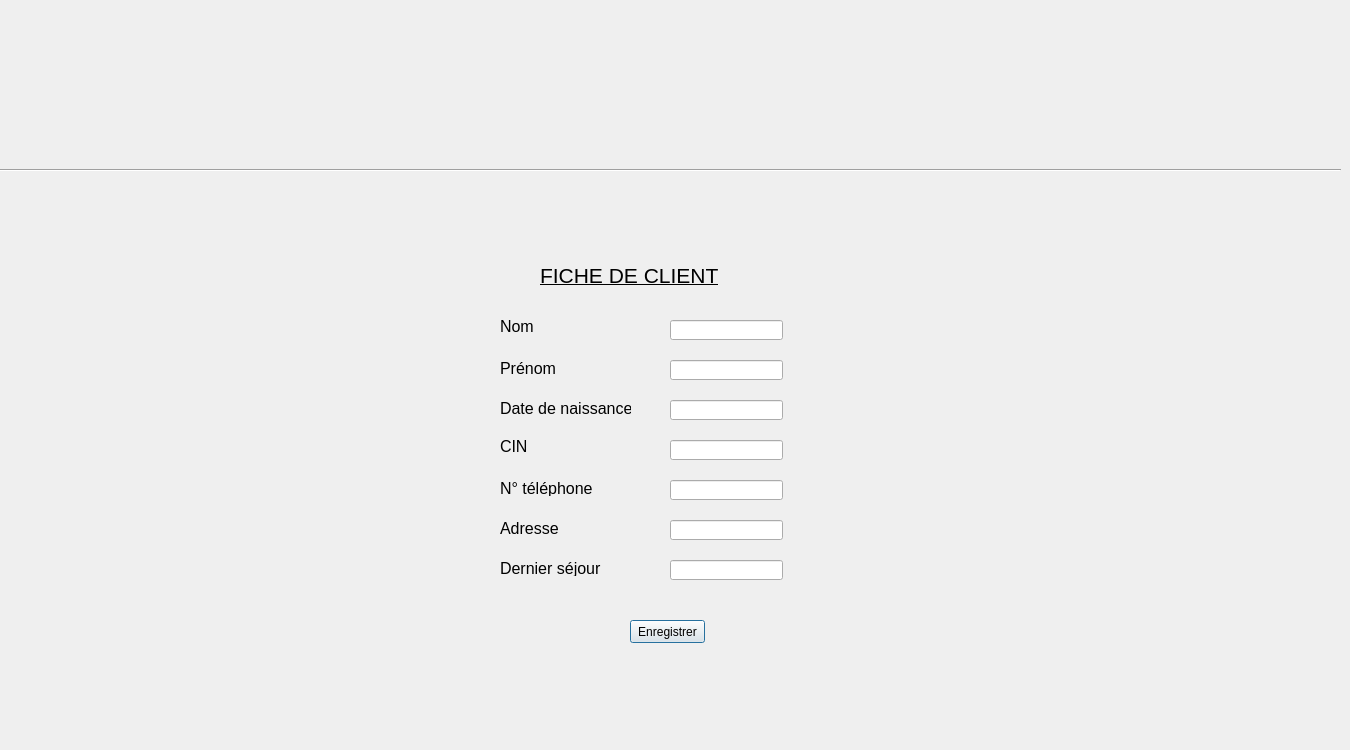
<?xml version="1.0" encoding="UTF-8"?>
<ui version="4.0">
 <class>ajouter_client</class>
 <widget class="QDialog" name="ajouter_client">
  <property name="geometry">
   <rect>
    <x>0</x>
    <y>0</y>
    <width>1350</width>
    <height>750</height>
   </rect>
  </property>
  <property name="windowTitle">
   <string>Dialog</string>
  </property>
  <property name="styleSheet">
   <string notr="true">background-image: url(:/sig/erp.jpg);</string>
  </property>
  <widget class="QLabel" name="label">
   <property name="geometry">
    <rect>
     <x>0</x>
     <y>0</y>
     <width>1350</width>
     <height>750</height>
    </rect>
   </property>
   <property name="text">
    <string/>
   </property>
   <property name="pixmap">
    <pixmap>../../interface_gestion_des_ventes-build-desktop-Qt_4_8_1_for_Desktop_-_MinGW__Qt_SDK__Debug/images/erp.jpg</pixmap>
   </property>
  </widget>
  <widget class="QLabel" name="label_2">
   <property name="geometry">
    <rect>
     <x>0</x>
     <y>0</y>
     <width>1350</width>
     <height>750</height>
    </rect>
   </property>
   <property name="text">
    <string/>
   </property>
   <property name="pixmap">
    <pixmap resource="iconnes.qrc">:/sig/images/erp.jpg</pixmap>
   </property>
  </widget>
  <widget class="QLabel" name="dernierSjr_lab">
   <property name="geometry">
    <rect>
     <x>500</x>
     <y>560</y>
     <width>111</width>
     <height>16</height>
    </rect>
   </property>
   <property name="font">
    <font>
     <pointsize>12</pointsize>
    </font>
   </property>
   <property name="text">
    <string>Dernier séjour</string>
   </property>
  </widget>
  <widget class="QLineEdit" name="nom_le">
   <property name="geometry">
    <rect>
     <x>670</x>
     <y>320</y>
     <width>113</width>
     <height>20</height>
    </rect>
   </property>
  </widget>
  <widget class="QLabel" name="CIN_lab">
   <property name="geometry">
    <rect>
     <x>500</x>
     <y>440</y>
     <width>46</width>
     <height>13</height>
    </rect>
   </property>
   <property name="font">
    <font>
     <pointsize>12</pointsize>
    </font>
   </property>
   <property name="text">
    <string>CIN</string>
   </property>
  </widget>
  <widget class="QLineEdit" name="prenom_le">
   <property name="geometry">
    <rect>
     <x>670</x>
     <y>360</y>
     <width>113</width>
     <height>20</height>
    </rect>
   </property>
  </widget>
  <widget class="QLineEdit" name="cin_le">
   <property name="geometry">
    <rect>
     <x>670</x>
     <y>440</y>
     <width>113</width>
     <height>20</height>
    </rect>
   </property>
  </widget>
  <widget class="QLabel" name="adresse_lab">
   <property name="geometry">
    <rect>
     <x>500</x>
     <y>520</y>
     <width>71</width>
     <height>16</height>
    </rect>
   </property>
   <property name="font">
    <font>
     <pointsize>12</pointsize>
    </font>
   </property>
   <property name="text">
    <string>Adresse</string>
   </property>
  </widget>
  <widget class="QLabel" name="naissance_lab">
   <property name="geometry">
    <rect>
     <x>500</x>
     <y>400</y>
     <width>131</width>
     <height>16</height>
    </rect>
   </property>
   <property name="font">
    <font>
     <pointsize>12</pointsize>
    </font>
   </property>
   <property name="text">
    <string>Date de naissance</string>
   </property>
  </widget>
  <widget class="QLabel" name="phone_lab">
   <property name="geometry">
    <rect>
     <x>500</x>
     <y>480</y>
     <width>101</width>
     <height>16</height>
    </rect>
   </property>
   <property name="font">
    <font>
     <pointsize>12</pointsize>
    </font>
   </property>
   <property name="text">
    <string>N° téléphone</string>
   </property>
  </widget>
  <widget class="QLineEdit" name="naissance_le">
   <property name="geometry">
    <rect>
     <x>670</x>
     <y>400</y>
     <width>113</width>
     <height>20</height>
    </rect>
   </property>
  </widget>
  <widget class="Line" name="line">
   <property name="geometry">
    <rect>
     <x>0</x>
     <y>160</y>
     <width>1341</width>
     <height>20</height>
    </rect>
   </property>
   <property name="orientation">
    <enum>Qt::Horizontal</enum>
   </property>
  </widget>
  <widget class="QLabel" name="prenom_lab">
   <property name="geometry">
    <rect>
     <x>500</x>
     <y>360</y>
     <width>71</width>
     <height>16</height>
    </rect>
   </property>
   <property name="font">
    <font>
     <pointsize>12</pointsize>
    </font>
   </property>
   <property name="text">
    <string>Prénom</string>
   </property>
  </widget>
  <widget class="QLineEdit" name="sejour_le">
   <property name="geometry">
    <rect>
     <x>670</x>
     <y>560</y>
     <width>113</width>
     <height>20</height>
    </rect>
   </property>
  </widget>
  <widget class="QLineEdit" name="phone_le">
   <property name="geometry">
    <rect>
     <x>670</x>
     <y>480</y>
     <width>113</width>
     <height>20</height>
    </rect>
   </property>
  </widget>
  <widget class="QLabel" name="nom_lab">
   <property name="geometry">
    <rect>
     <x>500</x>
     <y>320</y>
     <width>46</width>
     <height>13</height>
    </rect>
   </property>
   <property name="font">
    <font>
     <pointsize>12</pointsize>
    </font>
   </property>
   <property name="text">
    <string>Nom</string>
   </property>
  </widget>
  <widget class="QLabel" name="fiche_lab">
   <property name="geometry">
    <rect>
     <x>540</x>
     <y>260</y>
     <width>181</width>
     <height>31</height>
    </rect>
   </property>
   <property name="font">
    <font>
     <pointsize>16</pointsize>
     <weight>50</weight>
     <bold>false</bold>
     <underline>true</underline>
    </font>
   </property>
   <property name="text">
    <string>FICHE DE CLIENT</string>
   </property>
  </widget>
  <widget class="QLineEdit" name="adresse_le">
   <property name="geometry">
    <rect>
     <x>670</x>
     <y>520</y>
     <width>113</width>
     <height>20</height>
    </rect>
   </property>
  </widget>
  <widget class="QPushButton" name="enregistrer_Pb">
   <property name="geometry">
    <rect>
     <x>630</x>
     <y>620</y>
     <width>75</width>
     <height>23</height>
    </rect>
   </property>
   <property name="text">
    <string>Enregistrer</string>
   </property>
  </widget>
 </widget>
 <resources>
  <include location="iconnes.qrc"/>
 </resources>
 <connections/>
</ui>
